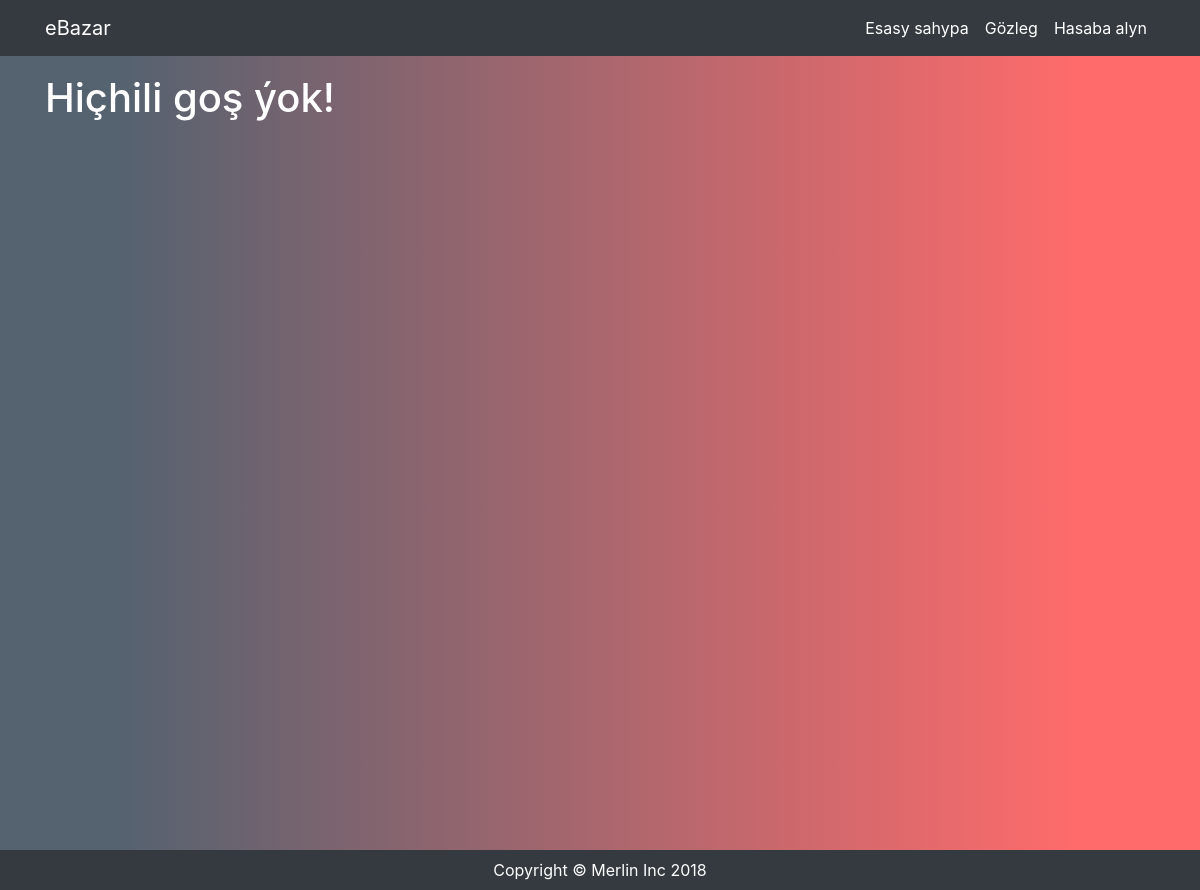
Page /emarket/category/1/ on the earlier database version.
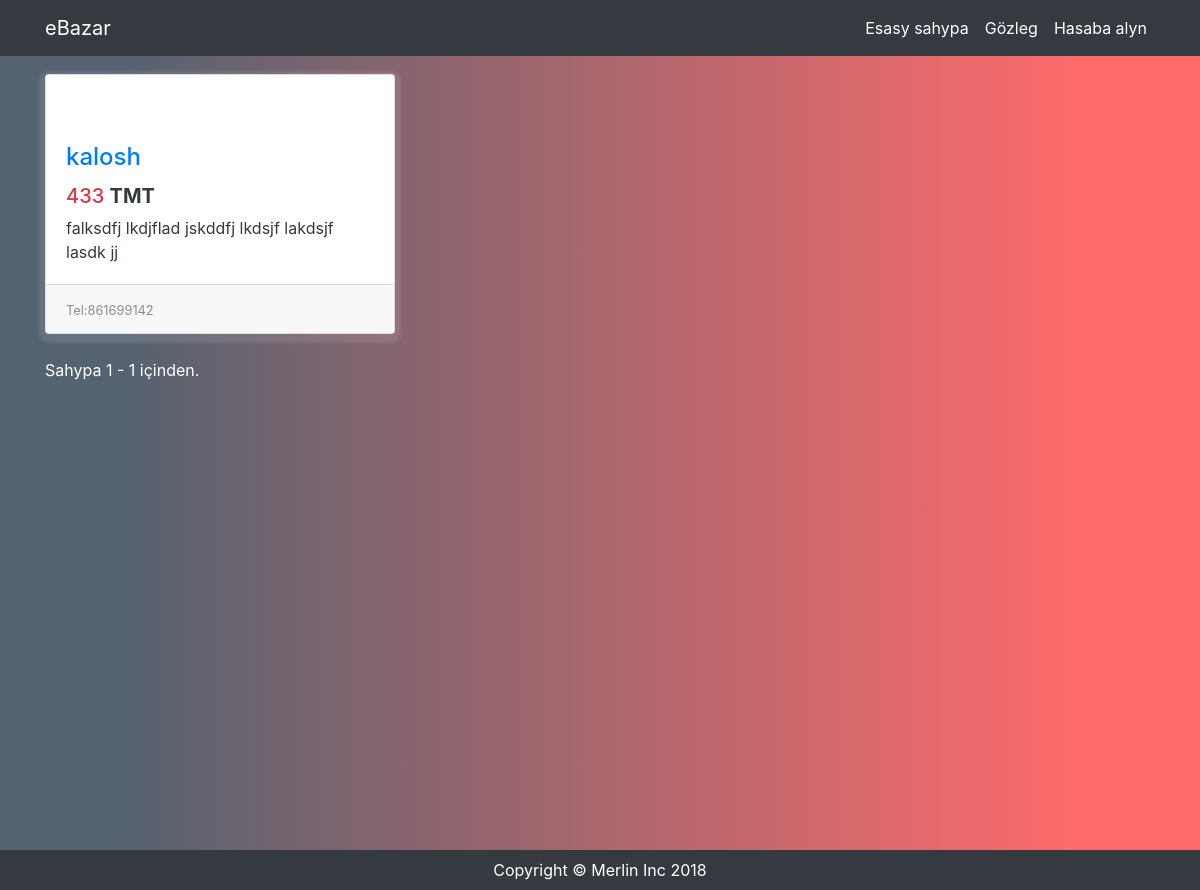
Same page on the later database version.
### emarket/models.py (models this page shows, shortened)
class Item(models.Model):
    user = models.ForeignKey(User, on_delete=models.CASCADE)
    category = models.ForeignKey(Category, on_delete=models.CASCADE)
    name = models.CharField(max_length=60, blank=False, null=False)
    user_phone = models.CharField(max_length=12, null=False, blank=False)
    location = models.ForeignKey(Location,  on_delete=models.CASCADE)
    description = models.TextField(max_length=600, blank=False, null=False)
    price = models.IntegerField(blank=False, null=True)
    updated = models.DateTimeField(auto_now_add=False, auto_now=True)
    timestamp = models.DateTimeField(auto_now_add=True, auto_now=False)

### emarket/views.py (the view)
# urls.py: url(r'^category/(?P<cat_id>[\w\-]+)/$', views.show_category, name='show_category'),
def show_category(request, cat_id):
    cat = Category.objects.get(id=cat_id)
    items = Item.objects.filter(category=cat)
    pics = Item_Image.objects.all()
    if items:
        paginator = Paginator(items, 9)
        page = request.GET.get('page')
        try:
            items = paginator.page(page)
        except PageNotAnInteger:
            items = paginator.page(1)
        except EmptyPage:
            items = paginator.page(paginator.num_pages)
    return render(request, 'emarket/show_category.html', {'cat':cat, 'items':items, 'pics':pics})

### emarket/templatetags/categories.py (called while the page is built)
@register.inclusion_tag('emarket/navcats.html')
def get_category_list():
    return {'navcats': Category.objects.all()}

### templates/emarket/show_category.html (shortened to what this page needs)
{% extends 'emarket/base/base2.html' %}
{% load widget_tweaks %}
{% load staticfiles %}
{% block head %}
        <link rel="stylesheet" href="{% static 'vendor/flickity/flickity.min.css' %}" media="screen">
{% endblock %}
{% block body %}
    <div class="container">
        <div id="items" class="row">
            {% for item in items %}
                <div class="col-lg-4 col-md-6 mb-4 text-dark">
                    <div class="card h-100">
                        <div id="owl-list-flickity" class="main-gallery flickity-viewport">
                            {% for pic in pics %}
                                {% if pic.item == item %}
                                    <div class="gallery-cell">
                                    </div>
                                {% endif %}
                            {% endfor %}
                        </div>
                        <div class="card-body">
                            <h4 class="card-title">
                                <a href="{% url 'show_item' item.id %}">{{ item.name }}</a>
                            </h4>
                            <h5 class="text-danger">{{ item.price }} <strong class="text-dark">TMT</strong></h5>
                            <p class="card-text">{{ item.description|truncatechars:60 }}</p>
                        </div>
                        <div class="card-footer">
                            <small class="text-muted">Tel:{{ item.user_phone }}</small>
                        </div>
                    </div>
                </div>
            {% endfor %}
        </div>
        {% if items %}
                <div class="pagination">
                    <span class="step-links">
                        <span class="current">
                            Sahypa {{ items.number }} - {{ items.paginator.num_pages }} içinden.
                        </span>
                    </span>
                </div>
        {% else %}
            <h1>Hiçhili goş ýok!</h1>
        {% endif %}
    </div>
{% endblock %}

Differences in the rows shown:
added Item: name "kalosh", price "433", description "falksdfj lkdjflad jskddfj lkdsjf lakdsjf lasdk jj", user_phone "861699142"
Other differences:
{{ items.number }}: (not shown) → "1"
{{ items.paginator.num_pages }}: (not shown) → "1"
text no longer shown: "Hiçhili goş ýok!"
text now shown: "Sahypa - içinden."
